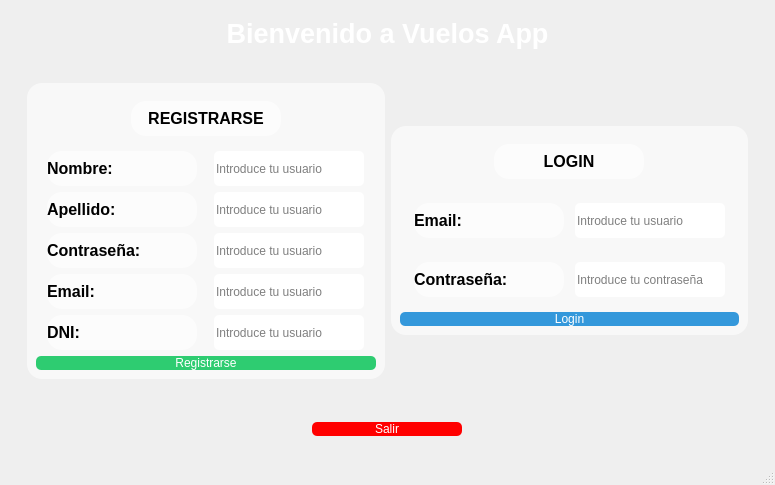
<?xml version="1.0" encoding="UTF-8"?>
<ui version="4.0">
 <class>MainWindow</class>
 <widget class="QMainWindow" name="MainWindow">
  <property name="geometry">
   <rect>
    <x>0</x>
    <y>0</y>
    <width>775</width>
    <height>485</height>
   </rect>
  </property>
  <property name="sizePolicy">
   <sizepolicy hsizetype="Expanding" vsizetype="Expanding">
    <horstretch>0</horstretch>
    <verstretch>0</verstretch>
   </sizepolicy>
  </property>
  <property name="minimumSize">
   <size>
    <width>775</width>
    <height>485</height>
   </size>
  </property>
  <property name="windowTitle">
   <string>Vuelos App</string>
  </property>
  <property name="autoFillBackground">
   <bool>true</bool>
  </property>
  <property name="styleSheet">
   <string notr="true">
    MainWindow {
        background-image: url(&quot;imagenes/fondo.jpg&quot;) background-position: center;
    }
   </string>
  </property>
  <widget class="QWidget" name="principal">
   <property name="sizePolicy">
    <sizepolicy hsizetype="Expanding" vsizetype="Expanding">
     <horstretch>0</horstretch>
     <verstretch>0</verstretch>
    </sizepolicy>
   </property>
   <property name="autoFillBackground">
    <bool>false</bool>
   </property>
   <property name="styleSheet">
    <string notr="true">#principal{
background-image: url(:/icons/recursos/media/fondo.jpg);
background-repeat: no-repeat;
background-position: center;
background-attachment: fixed;
}</string>
   </property>
   <layout class="QHBoxLayout" name="horizontalLayout_11">
    <item>
     <widget class="QWidget" name="widget_2" native="true">
      <property name="sizePolicy">
       <sizepolicy hsizetype="Expanding" vsizetype="Expanding">
        <horstretch>0</horstretch>
        <verstretch>10</verstretch>
       </sizepolicy>
      </property>
      <layout class="QVBoxLayout" name="verticalLayout_2">
       <item>
        <widget class="QLabel" name="Titulo">
         <property name="font">
          <font>
           <family>Arial</family>
           <pointsize>20</pointsize>
           <bold>true</bold>
          </font>
         </property>
         <property name="styleSheet">
          <string notr="true">color: white;</string>
         </property>
         <property name="text">
          <string>Bienvenido a Vuelos App</string>
         </property>
         <property name="alignment">
          <set>Qt::AlignmentFlag::AlignCenter</set>
         </property>
        </widget>
       </item>
       <item>
        <widget class="QWidget" name="ContainerLoginYResgister" native="true">
         <property name="sizePolicy">
          <sizepolicy hsizetype="Expanding" vsizetype="Expanding">
           <horstretch>0</horstretch>
           <verstretch>90</verstretch>
          </sizepolicy>
         </property>
         <property name="styleSheet">
          <string notr="true">#ContainerLoginYResgister{
min-height: 325;
min-width: 556px;
}
QFrame {
background-color: rgba(255, 255, 255, 150);
border-radius: 15px;
}
QLabel{ 
min-height: 35px;
max-height: 35px;
min-width: 40px;
max-width: 150px;
color:black;
}   
QLineEdit { 
min-height: 35px;
max-height: 35px;
max-width: 150px;
}
QLineEdit{
color:black;
}</string>
         </property>
         <layout class="QHBoxLayout" name="horizontalLayout">
          <item>
           <widget class="QFrame" name="frame_2">
            <property name="sizePolicy">
             <sizepolicy hsizetype="Preferred" vsizetype="Fixed">
              <horstretch>50</horstretch>
              <verstretch>0</verstretch>
             </sizepolicy>
            </property>
            <property name="frameShape">
             <enum>QFrame::Shape::StyledPanel</enum>
            </property>
            <property name="frameShadow">
             <enum>QFrame::Shadow::Raised</enum>
            </property>
            <layout class="QVBoxLayout" name="verticalLayout_3">
             <item>
              <widget class="QWidget" name="widget" native="true">
               <property name="sizePolicy">
                <sizepolicy hsizetype="Preferred" vsizetype="Fixed">
                 <horstretch>0</horstretch>
                 <verstretch>0</verstretch>
                </sizepolicy>
               </property>
               <property name="minimumSize">
                <size>
                 <width>0</width>
                 <height>42</height>
                </size>
               </property>
               <layout class="QHBoxLayout" name="horizontalLayout_14">
                <item>
                 <widget class="QLabel" name="label">
                  <property name="font">
                   <font>
                    <family>Arial</family>
                    <pointsize>12</pointsize>
                    <bold>true</bold>
                   </font>
                  </property>
                  <property name="text">
                   <string>REGISTRARSE</string>
                  </property>
                  <property name="alignment">
                   <set>Qt::AlignmentFlag::AlignCenter</set>
                  </property>
                 </widget>
                </item>
               </layout>
              </widget>
             </item>
             <item>
              <layout class="QHBoxLayout" name="horizontalLayout_2">
               <item>
                <widget class="QLabel" name="la_nombre">
                 <property name="font">
                  <font>
                   <family>Arial</family>
                   <pointsize>12</pointsize>
                   <bold>true</bold>
                  </font>
                 </property>
                 <property name="styleSheet">
                  <string notr="true"/>
                 </property>
                 <property name="text">
                  <string>Nombre: </string>
                 </property>
                </widget>
               </item>
               <item>
                <widget class="QLineEdit" name="li_nombre">
                 <property name="styleSheet">
                  <string notr="true">background-color: white; border-radius: 5px;</string>
                 </property>
                 <property name="placeholderText">
                  <string>Introduce tu usuario</string>
                 </property>
                </widget>
               </item>
              </layout>
             </item>
             <item>
              <layout class="QHBoxLayout" name="horizontalLayout_5">
               <item>
                <widget class="QLabel" name="la_nombre_3">
                 <property name="font">
                  <font>
                   <family>Arial</family>
                   <pointsize>12</pointsize>
                   <bold>true</bold>
                  </font>
                 </property>
                 <property name="styleSheet">
                  <string notr="true"/>
                 </property>
                 <property name="text">
                  <string>Apellido: </string>
                 </property>
                </widget>
               </item>
               <item>
                <widget class="QLineEdit" name="li_apellido">
                 <property name="styleSheet">
                  <string notr="true">background-color: white; border-radius: 5px;</string>
                 </property>
                 <property name="placeholderText">
                  <string>Introduce tu usuario</string>
                 </property>
                </widget>
               </item>
              </layout>
             </item>
             <item>
              <layout class="QHBoxLayout" name="horizontalLayout_6">
               <item>
                <widget class="QLabel" name="la_contra_3">
                 <property name="font">
                  <font>
                   <family>Arial</family>
                   <pointsize>12</pointsize>
                   <bold>true</bold>
                  </font>
                 </property>
                 <property name="styleSheet">
                  <string notr="true"/>
                 </property>
                 <property name="text">
                  <string>Contraseña:</string>
                 </property>
                </widget>
               </item>
               <item>
                <widget class="QLineEdit" name="li_contra_2">
                 <property name="styleSheet">
                  <string notr="true">background-color: white; border-radius: 5px;</string>
                 </property>
                 <property name="placeholderText">
                  <string>Introduce tu usuario</string>
                 </property>
                </widget>
               </item>
              </layout>
             </item>
             <item>
              <layout class="QHBoxLayout" name="horizontalLayout_7">
               <item>
                <widget class="QLabel" name="la_usu_3">
                 <property name="font">
                  <font>
                   <family>Arial</family>
                   <pointsize>12</pointsize>
                   <bold>true</bold>
                  </font>
                 </property>
                 <property name="styleSheet">
                  <string notr="true"/>
                 </property>
                 <property name="text">
                  <string>Email:</string>
                 </property>
                </widget>
               </item>
               <item>
                <widget class="QLineEdit" name="li_usuario_2">
                 <property name="styleSheet">
                  <string notr="true">background-color: white; border-radius: 5px;</string>
                 </property>
                 <property name="placeholderText">
                  <string>Introduce tu usuario</string>
                 </property>
                </widget>
               </item>
              </layout>
             </item>
             <item>
              <layout class="QHBoxLayout" name="horizontalLayout_8">
               <item>
                <widget class="QLabel" name="la_nombre_2">
                 <property name="font">
                  <font>
                   <family>Arial</family>
                   <pointsize>12</pointsize>
                   <bold>true</bold>
                  </font>
                 </property>
                 <property name="styleSheet">
                  <string notr="true"/>
                 </property>
                 <property name="text">
                  <string>DNI:</string>
                 </property>
                </widget>
               </item>
               <item>
                <widget class="QLineEdit" name="li_dni">
                 <property name="styleSheet">
                  <string notr="true">background-color: white; border-radius: 5px;</string>
                 </property>
                 <property name="text">
                  <string/>
                 </property>
                 <property name="placeholderText">
                  <string>Introduce tu usuario</string>
                 </property>
                </widget>
               </item>
              </layout>
             </item>
             <item>
              <widget class="QPushButton" name="bu_reg">
               <property name="styleSheet">
                <string notr="true">
        QPushButton {
            background-color: #2ecc71;
            color: white;
            border-radius: 5px;
        }
        QPushButton:hover {
            background-color: #27ae60;
        }
      </string>
               </property>
               <property name="text">
                <string>Registrarse</string>
               </property>
              </widget>
             </item>
            </layout>
           </widget>
          </item>
          <item>
           <widget class="QFrame" name="frame">
            <property name="sizePolicy">
             <sizepolicy hsizetype="Preferred" vsizetype="Fixed">
              <horstretch>50</horstretch>
              <verstretch>0</verstretch>
             </sizepolicy>
            </property>
            <property name="frameShape">
             <enum>QFrame::Shape::StyledPanel</enum>
            </property>
            <property name="frameShadow">
             <enum>QFrame::Shadow::Raised</enum>
            </property>
            <layout class="QVBoxLayout" name="verticalLayout_4">
             <item>
              <widget class="QWidget" name="horizontalWidget_5" native="true">
               <property name="sizePolicy">
                <sizepolicy hsizetype="Preferred" vsizetype="Fixed">
                 <horstretch>0</horstretch>
                 <verstretch>0</verstretch>
                </sizepolicy>
               </property>
               <layout class="QHBoxLayout" name="horizontalLayout_13">
                <item>
                 <widget class="QLabel" name="label_2">
                  <property name="font">
                   <font>
                    <family>Arial</family>
                    <pointsize>12</pointsize>
                    <bold>true</bold>
                   </font>
                  </property>
                  <property name="text">
                   <string>LOGIN</string>
                  </property>
                  <property name="alignment">
                   <set>Qt::AlignmentFlag::AlignCenter</set>
                  </property>
                 </widget>
                </item>
               </layout>
              </widget>
             </item>
             <item>
              <widget class="QWidget" name="verticalWidget_2" native="true">
               <property name="sizePolicy">
                <sizepolicy hsizetype="Preferred" vsizetype="Fixed">
                 <horstretch>0</horstretch>
                 <verstretch>0</verstretch>
                </sizepolicy>
               </property>
               <layout class="QHBoxLayout" name="horizontalLayout_4">
                <item>
                 <widget class="QLabel" name="la_usu">
                  <property name="sizePolicy">
                   <sizepolicy hsizetype="Preferred" vsizetype="Preferred">
                    <horstretch>0</horstretch>
                    <verstretch>0</verstretch>
                   </sizepolicy>
                  </property>
                  <property name="font">
                   <font>
                    <family>Arial</family>
                    <pointsize>12</pointsize>
                    <bold>true</bold>
                   </font>
                  </property>
                  <property name="styleSheet">
                   <string notr="true"/>
                  </property>
                  <property name="text">
                   <string>Email:</string>
                  </property>
                  <property name="textFormat">
                   <enum>Qt::TextFormat::AutoText</enum>
                  </property>
                 </widget>
                </item>
                <item>
                 <widget class="QLineEdit" name="li_usuario">
                  <property name="styleSheet">
                   <string notr="true">background-color: white; border-radius: 5px;</string>
                  </property>
                  <property name="placeholderText">
                   <string>Introduce tu usuario</string>
                  </property>
                 </widget>
                </item>
               </layout>
              </widget>
             </item>
             <item>
              <widget class="QWidget" name="horizontalWidget" native="true">
               <property name="sizePolicy">
                <sizepolicy hsizetype="Preferred" vsizetype="Fixed">
                 <horstretch>0</horstretch>
                 <verstretch>0</verstretch>
                </sizepolicy>
               </property>
               <layout class="QHBoxLayout" name="horizontalLayout_3">
                <item>
                 <widget class="QLabel" name="la_contra">
                  <property name="font">
                   <font>
                    <family>Arial</family>
                    <pointsize>12</pointsize>
                    <bold>true</bold>
                   </font>
                  </property>
                  <property name="styleSheet">
                   <string notr="true"/>
                  </property>
                  <property name="text">
                   <string>Contraseña:</string>
                  </property>
                 </widget>
                </item>
                <item>
                 <widget class="QLineEdit" name="li_contra">
                  <property name="styleSheet">
                   <string notr="true">background-color: white; border-radius: 5px;</string>
                  </property>
                  <property name="echoMode">
                   <enum>QLineEdit::EchoMode::Password</enum>
                  </property>
                  <property name="placeholderText">
                   <string>Introduce tu contraseña</string>
                  </property>
                 </widget>
                </item>
               </layout>
              </widget>
             </item>
             <item>
              <widget class="QPushButton" name="bu_login">
               <property name="styleSheet">
                <string notr="true">
        QPushButton {
            background-color: #3498db;
            color: white;
            border-radius: 5px;
        }
        QPushButton:hover {
            background-color: #2980b9;
        }
      </string>
               </property>
               <property name="text">
                <string>Login</string>
               </property>
              </widget>
             </item>
            </layout>
           </widget>
          </item>
         </layout>
        </widget>
       </item>
       <item>
        <widget class="QWidget" name="widget_3" native="true">
         <layout class="QHBoxLayout" name="horizontalLayout_12">
          <item>
           <widget class="QPushButton" name="bu_salir">
            <property name="maximumSize">
             <size>
              <width>150</width>
              <height>16777215</height>
             </size>
            </property>
            <property name="styleSheet">
             <string notr="true">
        QPushButton {
            background-color: red;
            color: white;
            border-radius: 5px;
        }
        QPushButton:hover {
            background-color: darkred;
        }
      </string>
            </property>
            <property name="text">
             <string>Salir</string>
            </property>
           </widget>
          </item>
         </layout>
        </widget>
       </item>
      </layout>
     </widget>
    </item>
   </layout>
  </widget>
  <widget class="QStatusBar" name="statusbar"/>
 </widget>
 <resources>
  <include location="recursos.qrc"/>
 </resources>
 <connections/>
</ui>
